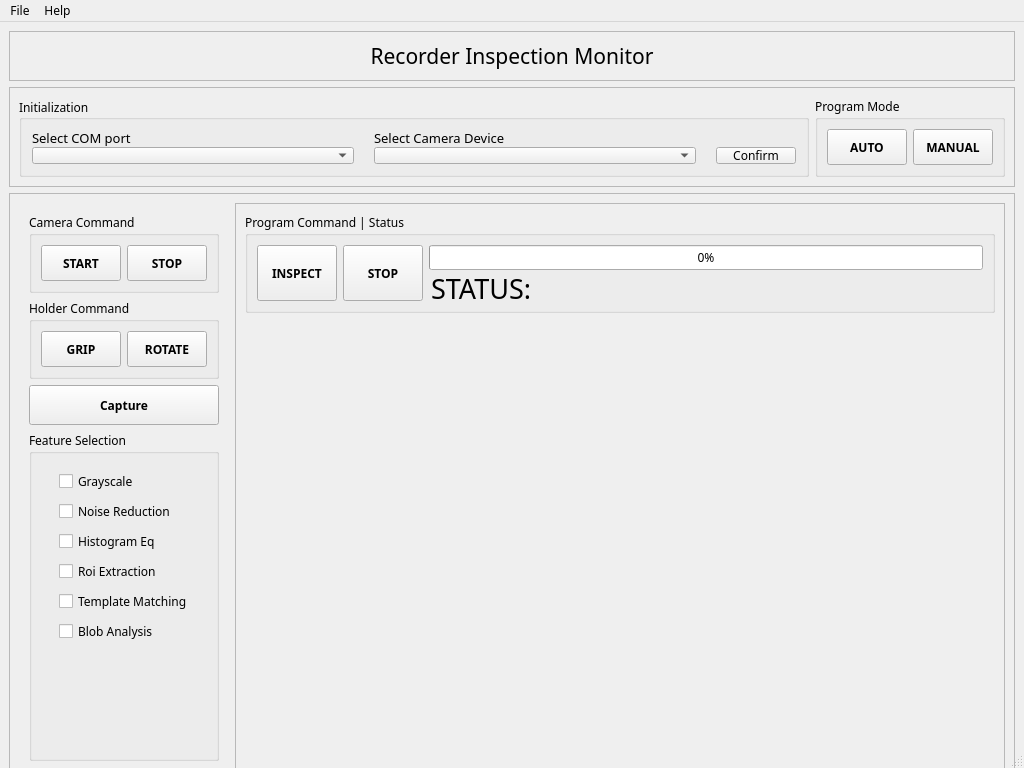
<?xml version="1.0" encoding="UTF-8"?>
<ui version="4.0">
 <class>MainWindow</class>
 <widget class="QMainWindow" name="MainWindow">
  <property name="geometry">
   <rect>
    <x>0</x>
    <y>0</y>
    <width>1024</width>
    <height>768</height>
   </rect>
  </property>
  <property name="minimumSize">
   <size>
    <width>1024</width>
    <height>768</height>
   </size>
  </property>
  <property name="baseSize">
   <size>
    <width>1280</width>
    <height>800</height>
   </size>
  </property>
  <property name="font">
   <font>
    <family>Product Sans</family>
   </font>
  </property>
  <property name="windowTitle">
   <string>MainWindow</string>
  </property>
  <property name="windowIcon">
   <iconset>
    <normaloff>check-mark.png</normaloff>check-mark.png</iconset>
  </property>
  <widget class="QWidget" name="centralwidget">
   <property name="minimumSize">
    <size>
     <width>1024</width>
     <height>768</height>
    </size>
   </property>
   <property name="maximumSize">
    <size>
     <width>1920</width>
     <height>1080</height>
    </size>
   </property>
   <property name="sizeIncrement">
    <size>
     <width>0</width>
     <height>0</height>
    </size>
   </property>
   <property name="baseSize">
    <size>
     <width>1280</width>
     <height>800</height>
    </size>
   </property>
   <layout class="QVBoxLayout" name="verticalLayout_2">
    <item>
     <widget class="QFrame" name="frame">
      <property name="maximumSize">
       <size>
        <width>16777215</width>
        <height>50</height>
       </size>
      </property>
      <property name="frameShape">
       <enum>QFrame::Shape::StyledPanel</enum>
      </property>
      <property name="frameShadow">
       <enum>QFrame::Shadow::Raised</enum>
      </property>
      <layout class="QVBoxLayout" name="verticalLayout">
       <item>
        <widget class="QLabel" name="AppTitle">
         <property name="maximumSize">
          <size>
           <width>16777215</width>
           <height>50</height>
          </size>
         </property>
         <property name="font">
          <font>
           <family>Product Sans Medium</family>
           <pointsize>16</pointsize>
          </font>
         </property>
         <property name="text">
          <string>Recorder Inspection Monitor</string>
         </property>
         <property name="alignment">
          <set>Qt::AlignmentFlag::AlignCenter</set>
         </property>
        </widget>
       </item>
      </layout>
     </widget>
    </item>
    <item>
     <widget class="QFrame" name="frame_2">
      <property name="maximumSize">
       <size>
        <width>16777215</width>
        <height>100</height>
       </size>
      </property>
      <property name="frameShape">
       <enum>QFrame::Shape::StyledPanel</enum>
      </property>
      <property name="frameShadow">
       <enum>QFrame::Shadow::Raised</enum>
      </property>
      <layout class="QHBoxLayout" name="horizontalLayout_2">
       <item>
        <widget class="QGroupBox" name="groupBox">
         <property name="maximumSize">
          <size>
           <width>1000</width>
           <height>100</height>
          </size>
         </property>
         <property name="title">
          <string>Initialization</string>
         </property>
         <property name="alignment">
          <set>Qt::AlignmentFlag::AlignLeading|Qt::AlignmentFlag::AlignLeft|Qt::AlignmentFlag::AlignVCenter</set>
         </property>
         <layout class="QGridLayout" name="gridLayout" rowstretch="0,0,0,0,0,0,0" columnstretch="1,1,0">
          <property name="sizeConstraint">
           <enum>QLayout::SizeConstraint::SetDefaultConstraint</enum>
          </property>
          <property name="leftMargin">
           <number>10</number>
          </property>
          <property name="topMargin">
           <number>10</number>
          </property>
          <property name="rightMargin">
           <number>10</number>
          </property>
          <property name="bottomMargin">
           <number>10</number>
          </property>
          <property name="horizontalSpacing">
           <number>20</number>
          </property>
          <property name="verticalSpacing">
           <number>0</number>
          </property>
          <item row="6" column="2">
           <widget class="QPushButton" name="OkButton">
            <property name="sizePolicy">
             <sizepolicy hsizetype="Preferred" vsizetype="Preferred">
              <horstretch>0</horstretch>
              <verstretch>0</verstretch>
             </sizepolicy>
            </property>
            <property name="maximumSize">
             <size>
              <width>400</width>
              <height>200</height>
             </size>
            </property>
            <property name="text">
             <string>Confirm</string>
            </property>
           </widget>
          </item>
          <item row="6" column="1">
           <widget class="QComboBox" name="ComboCam">
            <property name="sizePolicy">
             <sizepolicy hsizetype="Preferred" vsizetype="Preferred">
              <horstretch>0</horstretch>
              <verstretch>0</verstretch>
             </sizepolicy>
            </property>
            <property name="sizeAdjustPolicy">
             <enum>QComboBox::SizeAdjustPolicy::AdjustToContents</enum>
            </property>
           </widget>
          </item>
          <item row="5" column="0">
           <widget class="QLabel" name="label">
            <property name="font">
             <font>
              <family>Product Sans</family>
              <pointsize>10</pointsize>
             </font>
            </property>
            <property name="text">
             <string>Select COM port</string>
            </property>
            <property name="alignment">
             <set>Qt::AlignmentFlag::AlignBottom|Qt::AlignmentFlag::AlignLeading|Qt::AlignmentFlag::AlignLeft</set>
            </property>
           </widget>
          </item>
          <item row="5" column="1">
           <widget class="QLabel" name="label_2">
            <property name="font">
             <font>
              <family>Product Sans</family>
              <pointsize>10</pointsize>
             </font>
            </property>
            <property name="text">
             <string>Select Camera Device</string>
            </property>
            <property name="scaledContents">
             <bool>false</bool>
            </property>
            <property name="alignment">
             <set>Qt::AlignmentFlag::AlignBottom|Qt::AlignmentFlag::AlignLeading|Qt::AlignmentFlag::AlignLeft</set>
            </property>
           </widget>
          </item>
          <item row="6" column="0">
           <widget class="QComboBox" name="ComboPort">
            <property name="sizePolicy">
             <sizepolicy hsizetype="Preferred" vsizetype="Preferred">
              <horstretch>0</horstretch>
              <verstretch>0</verstretch>
             </sizepolicy>
            </property>
            <property name="sizeAdjustPolicy">
             <enum>QComboBox::SizeAdjustPolicy::AdjustToContents</enum>
            </property>
           </widget>
          </item>
         </layout>
        </widget>
       </item>
       <item>
        <widget class="QGroupBox" name="groupBox_2">
         <property name="sizePolicy">
          <sizepolicy hsizetype="Preferred" vsizetype="Preferred">
           <horstretch>0</horstretch>
           <verstretch>0</verstretch>
          </sizepolicy>
         </property>
         <property name="title">
          <string>Program Mode</string>
         </property>
         <property name="flat">
          <bool>false</bool>
         </property>
         <property name="checkable">
          <bool>false</bool>
         </property>
         <layout class="QHBoxLayout" name="horizontalLayout" stretch="0,0">
          <item>
           <widget class="QPushButton" name="AutoButton">
            <property name="sizePolicy">
             <sizepolicy hsizetype="Fixed" vsizetype="Preferred">
              <horstretch>0</horstretch>
              <verstretch>0</verstretch>
             </sizepolicy>
            </property>
            <property name="maximumSize">
             <size>
              <width>500</width>
              <height>100</height>
             </size>
            </property>
            <property name="font">
             <font>
              <family>Product Sans</family>
              <bold>true</bold>
             </font>
            </property>
            <property name="text">
             <string>AUTO</string>
            </property>
           </widget>
          </item>
          <item>
           <widget class="QPushButton" name="ManualButton">
            <property name="sizePolicy">
             <sizepolicy hsizetype="Fixed" vsizetype="Preferred">
              <horstretch>0</horstretch>
              <verstretch>0</verstretch>
             </sizepolicy>
            </property>
            <property name="maximumSize">
             <size>
              <width>500</width>
              <height>100</height>
             </size>
            </property>
            <property name="font">
             <font>
              <family>Product Sans</family>
              <bold>true</bold>
             </font>
            </property>
            <property name="text">
             <string>MANUAL</string>
            </property>
           </widget>
          </item>
         </layout>
        </widget>
       </item>
      </layout>
     </widget>
    </item>
    <item>
     <widget class="QFrame" name="frame_3">
      <property name="maximumSize">
       <size>
        <width>1920</width>
        <height>1080</height>
       </size>
      </property>
      <property name="frameShape">
       <enum>QFrame::Shape::StyledPanel</enum>
      </property>
      <property name="frameShadow">
       <enum>QFrame::Shadow::Raised</enum>
      </property>
      <layout class="QHBoxLayout" name="horizontalLayout_5" stretch="0,3">
       <item>
        <layout class="QVBoxLayout" name="verticalLayout_4">
         <property name="spacing">
          <number>6</number>
         </property>
         <property name="leftMargin">
          <number>10</number>
         </property>
         <property name="topMargin">
          <number>10</number>
         </property>
         <property name="rightMargin">
          <number>10</number>
         </property>
         <property name="bottomMargin">
          <number>10</number>
         </property>
         <item>
          <widget class="QGroupBox" name="groupBox_4">
           <property name="sizePolicy">
            <sizepolicy hsizetype="Minimum" vsizetype="Preferred">
             <horstretch>0</horstretch>
             <verstretch>0</verstretch>
            </sizepolicy>
           </property>
           <property name="minimumSize">
            <size>
             <width>0</width>
             <height>70</height>
            </size>
           </property>
           <property name="maximumSize">
            <size>
             <width>500</width>
             <height>80</height>
            </size>
           </property>
           <property name="title">
            <string>Camera Command</string>
           </property>
           <layout class="QHBoxLayout" name="horizontalLayout_4">
            <item>
             <widget class="QPushButton" name="StartButton">
              <property name="sizePolicy">
               <sizepolicy hsizetype="Minimum" vsizetype="Preferred">
                <horstretch>0</horstretch>
                <verstretch>0</verstretch>
               </sizepolicy>
              </property>
              <property name="font">
               <font>
                <family>Product Sans</family>
                <bold>true</bold>
               </font>
              </property>
              <property name="text">
               <string>START</string>
              </property>
             </widget>
            </item>
            <item>
             <widget class="QPushButton" name="StopButton">
              <property name="sizePolicy">
               <sizepolicy hsizetype="Fixed" vsizetype="Preferred">
                <horstretch>0</horstretch>
                <verstretch>0</verstretch>
               </sizepolicy>
              </property>
              <property name="maximumSize">
               <size>
                <width>300</width>
                <height>100</height>
               </size>
              </property>
              <property name="font">
               <font>
                <family>Product Sans</family>
                <bold>true</bold>
               </font>
              </property>
              <property name="text">
               <string>STOP</string>
              </property>
             </widget>
            </item>
           </layout>
          </widget>
         </item>
         <item>
          <widget class="QGroupBox" name="groupBox_3">
           <property name="sizePolicy">
            <sizepolicy hsizetype="Minimum" vsizetype="Preferred">
             <horstretch>0</horstretch>
             <verstretch>0</verstretch>
            </sizepolicy>
           </property>
           <property name="maximumSize">
            <size>
             <width>500</width>
             <height>80</height>
            </size>
           </property>
           <property name="title">
            <string>Holder Command</string>
           </property>
           <layout class="QHBoxLayout" name="horizontalLayout_3">
            <item>
             <widget class="QPushButton" name="GripButton">
              <property name="sizePolicy">
               <sizepolicy hsizetype="Minimum" vsizetype="Preferred">
                <horstretch>0</horstretch>
                <verstretch>0</verstretch>
               </sizepolicy>
              </property>
              <property name="font">
               <font>
                <family>Product Sans</family>
                <bold>true</bold>
               </font>
              </property>
              <property name="text">
               <string>GRIP</string>
              </property>
             </widget>
            </item>
            <item>
             <widget class="QPushButton" name="RotateButton">
              <property name="sizePolicy">
               <sizepolicy hsizetype="Fixed" vsizetype="Preferred">
                <horstretch>0</horstretch>
                <verstretch>0</verstretch>
               </sizepolicy>
              </property>
              <property name="maximumSize">
               <size>
                <width>300</width>
                <height>100</height>
               </size>
              </property>
              <property name="font">
               <font>
                <family>Product Sans</family>
                <bold>true</bold>
               </font>
              </property>
              <property name="text">
               <string>ROTATE</string>
              </property>
             </widget>
            </item>
           </layout>
          </widget>
         </item>
         <item>
          <widget class="QPushButton" name="CaptureButton">
           <property name="minimumSize">
            <size>
             <width>0</width>
             <height>40</height>
            </size>
           </property>
           <property name="font">
            <font>
             <family>Product Sans</family>
             <bold>true</bold>
            </font>
           </property>
           <property name="text">
            <string>Capture</string>
           </property>
          </widget>
         </item>
         <item>
          <widget class="QGroupBox" name="groupBox_5">
           <property name="maximumSize">
            <size>
             <width>500</width>
             <height>600</height>
            </size>
           </property>
           <property name="title">
            <string>Feature Selection</string>
           </property>
           <widget class="QCheckBox" name="GRcheck">
            <property name="geometry">
             <rect>
              <x>30</x>
              <y>40</y>
              <width>76</width>
              <height>20</height>
             </rect>
            </property>
            <property name="text">
             <string>Grayscale</string>
            </property>
           </widget>
           <widget class="QCheckBox" name="NRcheck">
            <property name="geometry">
             <rect>
              <x>30</x>
              <y>70</y>
              <width>131</width>
              <height>20</height>
             </rect>
            </property>
            <property name="text">
             <string>Noise Reduction</string>
            </property>
           </widget>
           <widget class="QCheckBox" name="Histocheck">
            <property name="geometry">
             <rect>
              <x>30</x>
              <y>100</y>
              <width>111</width>
              <height>20</height>
             </rect>
            </property>
            <property name="text">
             <string>Histogram Eq</string>
            </property>
           </widget>
           <widget class="QCheckBox" name="checkBox_7">
            <property name="geometry">
             <rect>
              <x>30</x>
              <y>130</y>
              <width>111</width>
              <height>20</height>
             </rect>
            </property>
            <property name="text">
             <string>Roi Extraction</string>
            </property>
           </widget>
           <widget class="QCheckBox" name="checkBox_8">
            <property name="geometry">
             <rect>
              <x>30</x>
              <y>190</y>
              <width>121</width>
              <height>20</height>
             </rect>
            </property>
            <property name="text">
             <string>Blob Analysis</string>
            </property>
           </widget>
           <widget class="QCheckBox" name="checkBox_9">
            <property name="geometry">
             <rect>
              <x>30</x>
              <y>160</y>
              <width>131</width>
              <height>20</height>
             </rect>
            </property>
            <property name="text">
             <string>Template Matching</string>
            </property>
           </widget>
          </widget>
         </item>
        </layout>
       </item>
       <item>
        <widget class="QFrame" name="frame_4">
         <property name="maximumSize">
          <size>
           <width>1500</width>
           <height>16777215</height>
          </size>
         </property>
         <property name="frameShape">
          <enum>QFrame::Shape::StyledPanel</enum>
         </property>
         <property name="frameShadow">
          <enum>QFrame::Shadow::Raised</enum>
         </property>
         <layout class="QGridLayout" name="gridLayout_2">
          <item row="1" column="0">
           <widget class="QLabel" name="OriCamlabel">
            <property name="text">
             <string/>
            </property>
            <property name="alignment">
             <set>Qt::AlignmentFlag::AlignLeading|Qt::AlignmentFlag::AlignLeft|Qt::AlignmentFlag::AlignTop</set>
            </property>
           </widget>
          </item>
          <item row="1" column="1" rowspan="2">
           <widget class="QLabel" name="ProcessedCapturedLabel">
            <property name="text">
             <string/>
            </property>
            <property name="alignment">
             <set>Qt::AlignmentFlag::AlignLeading|Qt::AlignmentFlag::AlignLeft|Qt::AlignmentFlag::AlignTop</set>
            </property>
           </widget>
          </item>
          <item row="0" column="0" colspan="2">
           <widget class="QGroupBox" name="groupBox_6">
            <property name="maximumSize">
             <size>
              <width>16777215</width>
              <height>100</height>
             </size>
            </property>
            <property name="title">
             <string>Program Command | Status</string>
            </property>
            <layout class="QGridLayout" name="gridLayout_3">
             <item row="0" column="1" rowspan="2">
              <widget class="QPushButton" name="StoppButton">
               <property name="sizePolicy">
                <sizepolicy hsizetype="Minimum" vsizetype="Minimum">
                 <horstretch>0</horstretch>
                 <verstretch>0</verstretch>
                </sizepolicy>
               </property>
               <property name="font">
                <font>
                 <family>Product Sans</family>
                 <bold>true</bold>
                </font>
               </property>
               <property name="text">
                <string>STOP</string>
               </property>
              </widget>
             </item>
             <item row="0" column="0" rowspan="2">
              <widget class="QPushButton" name="InspectButton">
               <property name="sizePolicy">
                <sizepolicy hsizetype="Minimum" vsizetype="Minimum">
                 <horstretch>0</horstretch>
                 <verstretch>0</verstretch>
                </sizepolicy>
               </property>
               <property name="font">
                <font>
                 <family>Product Sans</family>
                 <bold>true</bold>
                </font>
               </property>
               <property name="text">
                <string>INSPECT</string>
               </property>
              </widget>
             </item>
             <item row="0" column="2">
              <widget class="QProgressBar" name="progressBar">
               <property name="value">
                <number>0</number>
               </property>
              </widget>
             </item>
             <item row="1" column="2">
              <widget class="QLabel" name="statsLabel">
               <property name="font">
                <font>
                 <family>Product Sans Black</family>
                 <pointsize>20</pointsize>
                </font>
               </property>
               <property name="text">
                <string>STATUS: </string>
               </property>
               <property name="alignment">
                <set>Qt::AlignmentFlag::AlignLeading|Qt::AlignmentFlag::AlignLeft|Qt::AlignmentFlag::AlignVCenter</set>
               </property>
               <property name="indent">
                <number>2</number>
               </property>
              </widget>
             </item>
            </layout>
           </widget>
          </item>
          <item row="2" column="0">
           <widget class="QLabel" name="ProcessedCamlabel">
            <property name="text">
             <string/>
            </property>
            <property name="alignment">
             <set>Qt::AlignmentFlag::AlignLeading|Qt::AlignmentFlag::AlignLeft|Qt::AlignmentFlag::AlignTop</set>
            </property>
           </widget>
          </item>
         </layout>
        </widget>
       </item>
      </layout>
     </widget>
    </item>
   </layout>
  </widget>
  <widget class="QMenuBar" name="menubar">
   <property name="geometry">
    <rect>
     <x>0</x>
     <y>0</y>
     <width>1024</width>
     <height>21</height>
    </rect>
   </property>
   <widget class="QMenu" name="menuFile">
    <property name="title">
     <string>File</string>
    </property>
    <addaction name="actionQuit"/>
   </widget>
   <widget class="QMenu" name="menuHelp">
    <property name="title">
     <string>Help</string>
    </property>
    <addaction name="actionGuide"/>
    <addaction name="actionAbout_Software"/>
   </widget>
   <addaction name="menuFile"/>
   <addaction name="menuHelp"/>
  </widget>
  <widget class="QStatusBar" name="statusbar"/>
  <action name="actionQuit">
   <property name="text">
    <string>Quit</string>
   </property>
  </action>
  <action name="actionGuide">
   <property name="text">
    <string>Guide</string>
   </property>
  </action>
  <action name="actionAbout_Software">
   <property name="text">
    <string>About Software..</string>
   </property>
  </action>
 </widget>
 <resources/>
 <connections/>
</ui>
